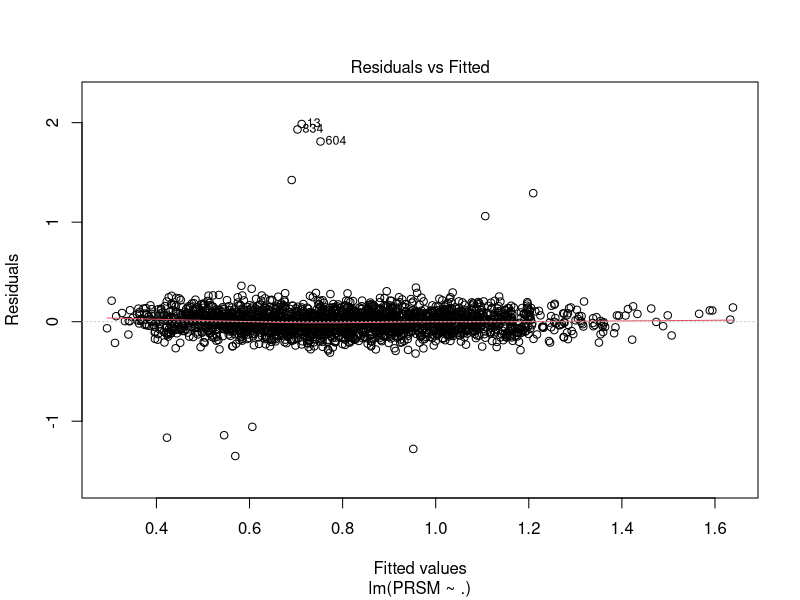

Here is the R script that generated this plot:
## ---- chunk 1
#| label: setup
#| echo: false
#| warning: false

library(dplyr)
library(knitr)
options(scipen = 999)
knitr::opts_chunk$set(
    echo = TRUE, tidy = TRUE, warning = FALSE, message = FALSE, fig.width=10,
    tidy.opts = list(width.cutoff=70, arrow=TRUE, indent=2),
    fig.height = 3.375, fig.width = 6
)
## ---- chunk 2
installment2_id01 <- read.csv("installment2_id01.csv")

# make NAICS, WomanOwned, FICO categorical variables
# add the chance of delinquency
installment2_id01 = installment2_id01 %>%
  mutate(NAICS = as.factor(NAICS),
         WomanOwned = as.factor(WomanOwned),
         FICO = case_when(
           (300 <= FICO)&(FICO <= 579) ~ "Poor",
           (580 <= FICO)&(FICO <= 669) ~ "Fair",
           (670 <= FICO)&(FICO <= 739) ~ "Good",
           (740 <= FICO)&(FICO <= 799) ~ "Very Good",
           (800 <= FICO)&(FICO <= 850) ~ "Excellent",
         ))

model = lm(PRSM ~. , data = installment2_id01)
installment2_id01$residual=residuals(model)

plot(model,1) # observed 11 outliers whose residuals >= 1 or <= -1

installment2_id01_clean = installment2_id01 %>% 
  filter(abs(residual)<=1) %>% 
  select(-residual)
## ---- chunk 3

## ---- chunk 4
# TODO: after deciding the model, print the most easy to understand
# version of it. Table? Just the model?
fullmodel <- lm(PRSM ~ ., data = installment2_id01)
kable(summary(fullmodel)$coefficients, digits = 2)

stepmodel <- step(fullmodel, trace = 0)
kable(summary(stepmodel)$coefficients, digits = 2)

stress_model <- lm(PRSM ~ Stress, data = installment2_id01)
kable(summary(stress_model)$coefficients, digits = 2)
